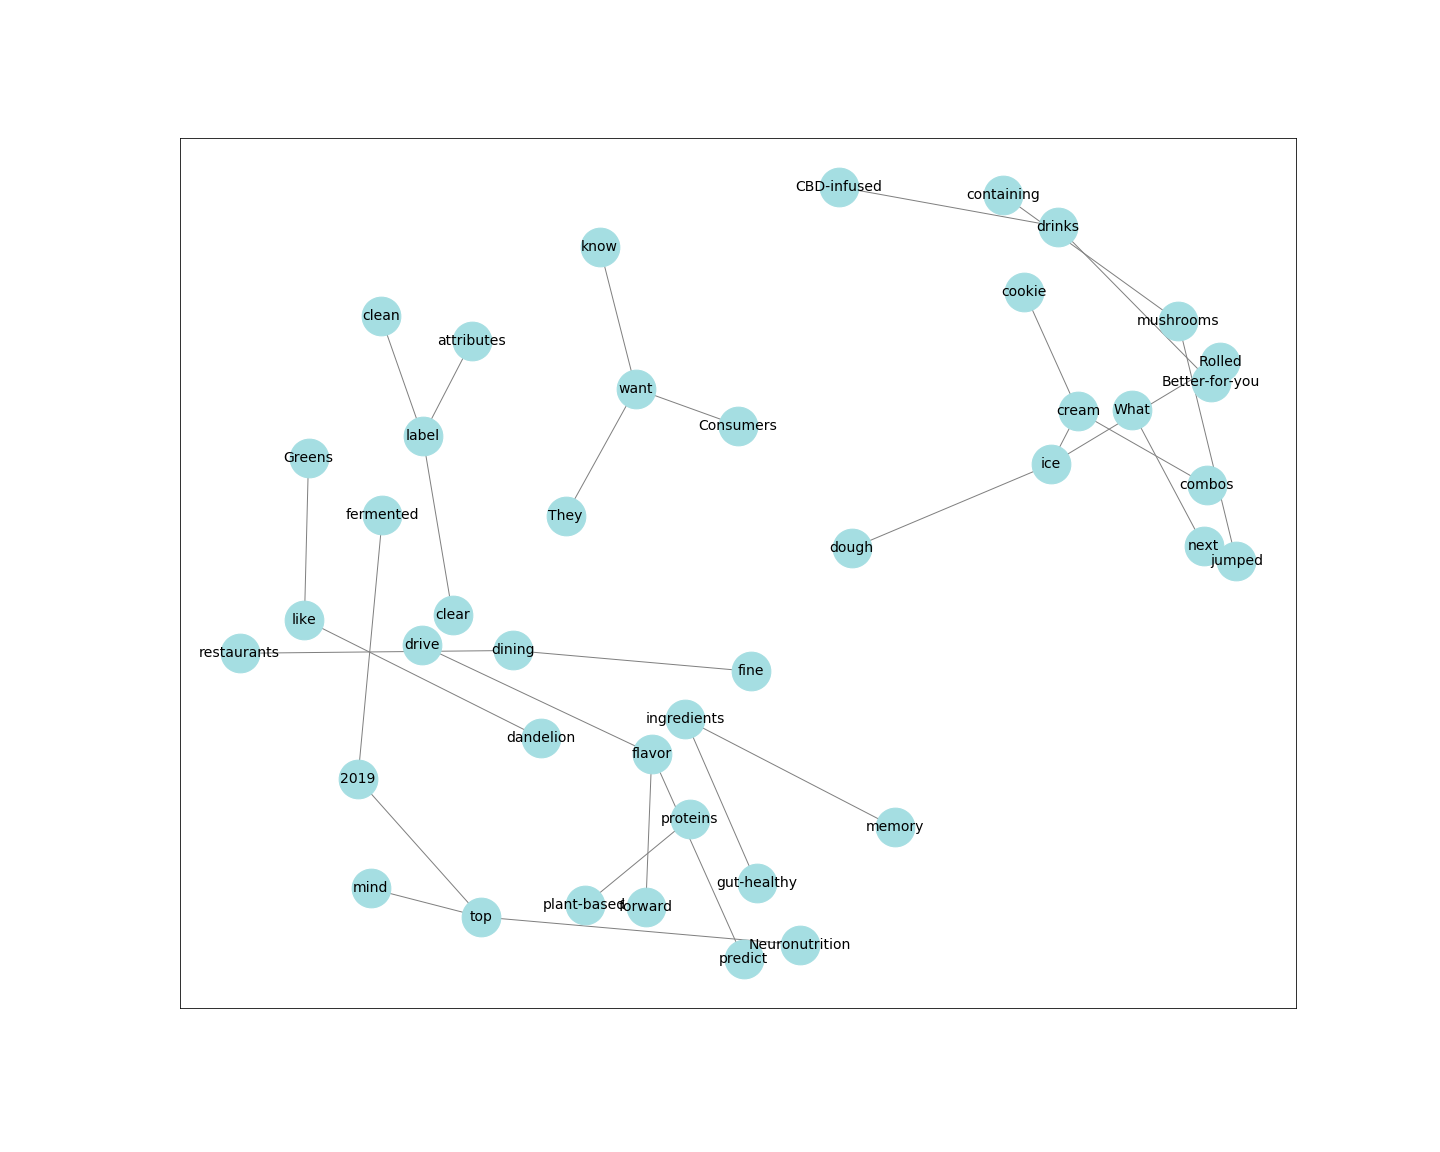

Reproduce this figure in Python.
# -*- coding: utf-8 -*-
"""
Created on Mon Dec 16 09:36:40 2019

@author: jsyi
"""

import pandas as pd
import matplotlib.pyplot as plt
import nltk
from nltk.corpus import stopwords
from collections import Counter
import networkx as nx
import re
from nltk.tokenize import RegexpTokenizer



filename="data/kalsec-2019.txt"
f=open(filename, "r", encoding='utf8')
sentences = f.readlines()
text = ''.join(sentences).lower().replace('\n',' ')

def wordnet_freq(text) : 
    
    tokenizer = RegexpTokenizer('\w+|\$[\d\.]+|\S+')
    # Bring in the default English NLTK stop words
    stoplist = stopwords.words('english')
    # Define additional stopwords in a string
    additional_stopwords = ["Waitrose", "&", "Partners", "The", "food", "foods", "new", "trend", "trends", "flavors", "flavors", "consumers", "source"]

    # Split the the additional stopwords string on each word and then add
    # those words to the NLTK stopwords list
    stoplist += additional_stopwords


    list_of_words = [i.lower() for i in nltk.tokenize.wordpunct_tokenize(text) if i.lower() not in stoplist and i.isalpha()]
    wordfreqdist = nltk.FreqDist(list_of_words)
    mostcommon = wordfreqdist.most_common(50)

    return mostcommon,stoplist


def calculateWordset(sentences,stoplist):

    # Apply the stoplist to the text
    for i, c in enumerate(sentences):
        clean = [word for word in c.split() if word not in stoplist]
        sentence = ' '.join(word[0] for word in [[''.join(i)] for i in clean])
        sentence = re.sub('[,‘’=.#/?:$}]', '', sentence )   
        sentences[i] = sentence     


    bigrams = [b for l in sentences for b in zip(l.split(" ")[:-1], l.split(" ")[1:])]
    bigram_counts = Counter(bigrams)
    bigram_df = pd.DataFrame(bigram_counts.items(), columns=['bigram', 'count'])

    return bigram_df

def generateDF(mostcommon,bigram_df):
    
    freqList=[]
    removedWordset=[]
    for m in mostcommon:
        freqList.append(m[0])

    for idx, bigram in enumerate(bigram_df['bigram']):
        if bigram[0] not in freqList and bigram[1] not in freqList:
            removedWordset.append(idx)

    df = bigram_df.drop(removedWordset, axis=0).sort_values(by ='count', ascending=False).reset_index(drop=True).head(30)
    return df
    
def generateWordNetwork(df):
    
    NODESIZE=1500
    FONTSIZE=14
    WITDH=1
    EDGECOLOR='grey'
    NODECOLOR='#A5DEE2'
    
    # Create dictionary of bigrams and their counts
    d = df.set_index('bigram').T.to_dict('records')
    # Create network plot 
    G = nx.Graph()
    # Create connections between nodes
    for k, v in d[0].items():
        G.add_edge(k[0], k[1], weight=(v * 5))
    #G.add_node("china", weight=100)
    fig, ax = plt.subplots(figsize=(20, 16))
    pos = nx.spring_layout(G, k=1)
    # Plot networks
    nx.draw_networkx(G, pos, node_size=NODESIZE,font_size=FONTSIZE, width=WITDH, edge_color=EDGECOLOR, node_color=NODECOLOR, with_labels = True, ax=ax)
    
    plt.show()
    fig.savefig('word-network.png')

  
'''
-----------------------------------------
              main section 
-----------------------------------------
'''


def main():
 
    
    # Open a file and read it into memory

    filename="data/kalsec-2019.txt"
    f=open(filename, "r", encoding='utf8')
    sentences = f.readlines()
    text = ''.join(sentences).lower().replace('\n',' ')


    
    
    mostcommon,stoplist = wordnet_freq(text)
    bigram_df = calculateWordset(sentences,stoplist)
    df = generateDF(mostcommon,bigram_df)
    generateWordNetwork(df)  
    
    
    print('Completed.')
    
    
if __name__ == "__main__":
    main()


